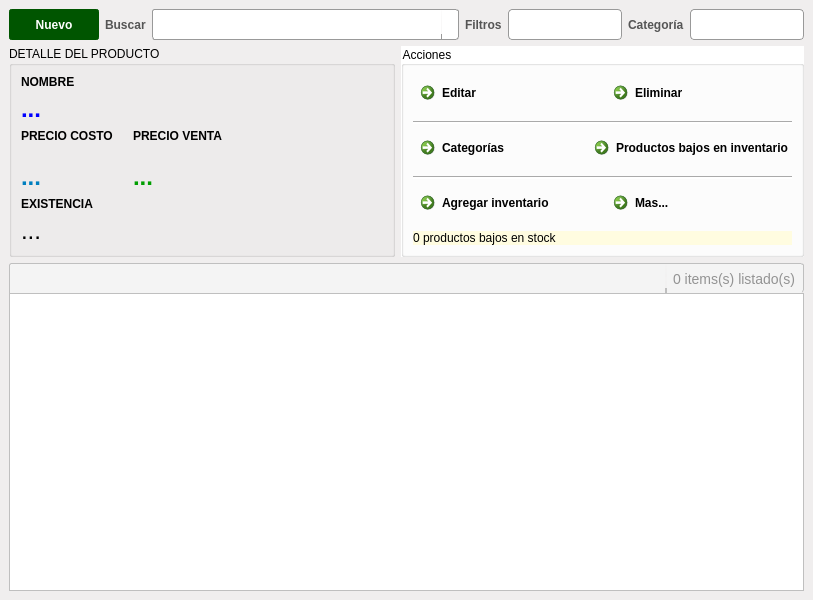
<?xml version="1.0" encoding="UTF-8"?>
<ui version="4.0">
 <class>MainWindow</class>
 <widget class="QMainWindow" name="MainWindow">
  <property name="geometry">
   <rect>
    <x>0</x>
    <y>0</y>
    <width>813</width>
    <height>600</height>
   </rect>
  </property>
  <property name="windowTitle">
   <string>MainWindow</string>
  </property>
  <property name="styleSheet">
   <string notr="true">QMainWindow{
background-color:#F0EEEE ;

border-top-left-radius: 6px 6px;
border-top-right-radius: 6px 6px;
border-bottom-right-radius: 6px 6px;
border-bottom-left-radius: 6px 6px;

}</string>
  </property>
  <widget class="QWidget" name="centralwidget">
   <layout class="QVBoxLayout" name="verticalLayout_10">
    <item>
     <layout class="QVBoxLayout" name="verticalLayout_2">
      <item>
       <layout class="QHBoxLayout" name="horizontalLayout">
        <item>
         <widget class="QPushButton" name="btAgregar">
          <property name="sizePolicy">
           <sizepolicy hsizetype="MinimumExpanding" vsizetype="Minimum">
            <horstretch>0</horstretch>
            <verstretch>0</verstretch>
           </sizepolicy>
          </property>
          <property name="maximumSize">
           <size>
            <width>90</width>
            <height>16777215</height>
           </size>
          </property>
          <property name="font">
           <font>
            <family>Ubuntu,Helvetica,sans-serif</family>
            <weight>75</weight>
            <bold>true</bold>
           </font>
          </property>
          <property name="cursor">
           <cursorShape>PointingHandCursor</cursorShape>
          </property>
          <property name="toolTip">
           <string>Agregar producto</string>
          </property>
          <property name="styleSheet">
           <string notr="true">QPushButton{
	color: white;
		
	background-color:  rgb(0, 85, 0);

    border: 2px solid rgb(0, 85, 0);
    border-radius:3px;

    padding:3px 3px;
    font:10 bold;
    font-family: Ubuntu, Helvetica, sans-serif;
}
QPushButton:pressed{	
	border: 3px solid #505050;
}</string>
          </property>
          <property name="text">
           <string>Nuevo</string>
          </property>
         </widget>
        </item>
        <item>
         <widget class="QLabel" name="label_2">
          <property name="styleSheet">
           <string notr="true">QLabel{
color:rgb(85, 85, 85);
font:bold;
font-family: Ubuntu, Helvetica, sans-serif;
}</string>
          </property>
          <property name="text">
           <string>Buscar</string>
          </property>
         </widget>
        </item>
        <item>
         <layout class="QHBoxLayout" name="horizontalLayout_5">
          <property name="spacing">
           <number>0</number>
          </property>
          <property name="sizeConstraint">
           <enum>QLayout::SetDefaultConstraint</enum>
          </property>
          <item>
           <widget class="QLineEdit" name="leBusqueda">
            <property name="sizePolicy">
             <sizepolicy hsizetype="Expanding" vsizetype="Fixed">
              <horstretch>0</horstretch>
              <verstretch>0</verstretch>
             </sizepolicy>
            </property>
            <property name="minimumSize">
             <size>
              <width>96</width>
              <height>0</height>
             </size>
            </property>
            <property name="maximumSize">
             <size>
              <width>16777215</width>
              <height>33</height>
             </size>
            </property>
            <property name="font">
             <font>
              <pointsize>16</pointsize>
             </font>
            </property>
            <property name="styleSheet">
             <string notr="true">QLineEdit { 
border: 1px solid #999999; 
padding: 2px 2px 2px 2px;
min-width: 90px;
height: 25px;

border-top-left-radius: 3px ;
border-top-right-radius: 0px solid white;
border-bottom-right-radius: 0px ;
border-bottom-left-radius: 3px;

}</string>
            </property>
           </widget>
          </item>
          <item>
           <widget class="QLabel" name="lbLupita">
            <property name="sizePolicy">
             <sizepolicy hsizetype="Fixed" vsizetype="Preferred">
              <horstretch>0</horstretch>
              <verstretch>0</verstretch>
             </sizepolicy>
            </property>
            <property name="minimumSize">
             <size>
              <width>0</width>
              <height>26</height>
             </size>
            </property>
            <property name="maximumSize">
             <size>
              <width>30</width>
              <height>33</height>
             </size>
            </property>
            <property name="font">
             <font>
              <pointsize>16</pointsize>
             </font>
            </property>
            <property name="styleSheet">
             <string notr="true">QLabel { 
background: white;
border: 1px solid #999999; 
padding: 2px 2px 2px 2px;

width:26px;

border-top-left-radius: 0px ;
border-top-right-radius: 3px;
border-bottom-right-radius: 3px;
border-bottom-left-radius: 0px;

border-left: 0px solid white;
}</string>
            </property>
            <property name="text">
             <string/>
            </property>
            <property name="pixmap">
             <pixmap>:/newPrefix/find.png</pixmap>
            </property>
            <property name="scaledContents">
             <bool>true</bool>
            </property>
            <property name="alignment">
             <set>Qt::AlignCenter</set>
            </property>
           </widget>
          </item>
         </layout>
        </item>
        <item>
         <widget class="QLabel" name="label_5">
          <property name="styleSheet">
           <string notr="true">QLabel{
color:rgb(85, 85, 85);
font:bold;
font-family: Ubuntu, Helvetica, sans-serif;
}</string>
          </property>
          <property name="text">
           <string>Filtros</string>
          </property>
         </widget>
        </item>
        <item>
         <widget class="QComboBox" name="cbCampos">
          <property name="font">
           <font>
            <family>Helvetica</family>
            <pointsize>12</pointsize>
            <italic>true</italic>
           </font>
          </property>
          <property name="styleSheet">
           <string notr="true">QComboBox {
border: 1px solid #999999; 
border-radius: 4px;
padding: 2px 2px 2px 2px;
min-width: 90px;
height: 25px;
}

QComboBox::down-arrow {
image: url(:newPrefix/arrow_down.png);
height: 10px;
}
QComboBox:editable {
background: white;
border-radius: 0px;
}
QComboBox::drop-down { border-style: none}</string>
          </property>
         </widget>
        </item>
        <item>
         <widget class="QLabel" name="label_6">
          <property name="styleSheet">
           <string notr="true">QLabel{
color:rgb(85, 85, 85);
font:bold;
font-family: Ubuntu, Helvetica, sans-serif;
}</string>
          </property>
          <property name="text">
           <string>Categoría</string>
          </property>
         </widget>
        </item>
        <item>
         <widget class="QComboBox" name="cbCategorias">
          <property name="font">
           <font>
            <family>Helvetica</family>
            <pointsize>12</pointsize>
            <italic>true</italic>
           </font>
          </property>
          <property name="styleSheet">
           <string notr="true">QComboBox {
border: 1px solid #999999; 
border-radius: 4px;
padding: 2px 2px 2px 2px;
min-width: 90px;
height: 25px;
}

QComboBox::down-arrow {
image: url(:newPrefix/arrow_down.png);
height: 10px;
}
QComboBox:editable {
background: white;
border-radius: 0px;
}
QComboBox::drop-down { border-style: none}</string>
          </property>
         </widget>
        </item>
       </layout>
      </item>
     </layout>
    </item>
    <item>
     <layout class="QHBoxLayout" name="horizontalLayout_10">
      <item>
       <widget class="QGroupBox" name="groupBox">
        <property name="sizePolicy">
         <sizepolicy hsizetype="Expanding" vsizetype="Preferred">
          <horstretch>0</horstretch>
          <verstretch>0</verstretch>
         </sizepolicy>
        </property>
        <property name="title">
         <string>DETALLE DEL PRODUCTO</string>
        </property>
        <layout class="QVBoxLayout" name="verticalLayout_8">
         <item>
          <layout class="QVBoxLayout" name="verticalLayout_4">
           <item>
            <widget class="QLabel" name="label">
             <property name="sizePolicy">
              <sizepolicy hsizetype="Expanding" vsizetype="Preferred">
               <horstretch>0</horstretch>
               <verstretch>0</verstretch>
              </sizepolicy>
             </property>
             <property name="font">
              <font>
               <weight>75</weight>
               <bold>true</bold>
              </font>
             </property>
             <property name="text">
              <string>NOMBRE</string>
             </property>
            </widget>
           </item>
           <item>
            <widget class="QLabel" name="lbProductoNombre">
             <property name="sizePolicy">
              <sizepolicy hsizetype="Expanding" vsizetype="Preferred">
               <horstretch>0</horstretch>
               <verstretch>0</verstretch>
              </sizepolicy>
             </property>
             <property name="styleSheet">
              <string notr="true">color:rgb(0, 0, 255);
font:bold;
font-size: 24px;</string>
             </property>
             <property name="text">
              <string>...</string>
             </property>
            </widget>
           </item>
          </layout>
         </item>
         <item>
          <layout class="QHBoxLayout" name="horizontalLayout_9">
           <property name="spacing">
            <number>20</number>
           </property>
           <item>
            <layout class="QVBoxLayout" name="verticalLayout_5">
             <item>
              <widget class="QLabel" name="label_3">
               <property name="sizePolicy">
                <sizepolicy hsizetype="Preferred" vsizetype="Preferred">
                 <horstretch>0</horstretch>
                 <verstretch>0</verstretch>
                </sizepolicy>
               </property>
               <property name="font">
                <font>
                 <weight>75</weight>
                 <bold>true</bold>
                </font>
               </property>
               <property name="text">
                <string>PRECIO COSTO</string>
               </property>
              </widget>
             </item>
             <item>
              <widget class="QLabel" name="lbProductoPrecioCosto">
               <property name="sizePolicy">
                <sizepolicy hsizetype="Preferred" vsizetype="Preferred">
                 <horstretch>0</horstretch>
                 <verstretch>0</verstretch>
                </sizepolicy>
               </property>
               <property name="font">
                <font>
                 <pointsize>-1</pointsize>
                 <weight>75</weight>
                 <italic>false</italic>
                 <bold>true</bold>
                </font>
               </property>
               <property name="styleSheet">
                <string notr="true">color: rgb(0, 127, 191);
font:bold;
font-size: 24px;</string>
               </property>
               <property name="text">
                <string>...</string>
               </property>
              </widget>
             </item>
            </layout>
           </item>
           <item>
            <layout class="QVBoxLayout" name="verticalLayout_7">
             <item>
              <widget class="QLabel" name="label_7">
               <property name="sizePolicy">
                <sizepolicy hsizetype="Expanding" vsizetype="Preferred">
                 <horstretch>0</horstretch>
                 <verstretch>0</verstretch>
                </sizepolicy>
               </property>
               <property name="font">
                <font>
                 <weight>75</weight>
                 <bold>true</bold>
                </font>
               </property>
               <property name="text">
                <string>PRECIO VENTA</string>
               </property>
              </widget>
             </item>
             <item>
              <widget class="QLabel" name="lbProductoPrecioVenta">
               <property name="sizePolicy">
                <sizepolicy hsizetype="Expanding" vsizetype="Preferred">
                 <horstretch>0</horstretch>
                 <verstretch>0</verstretch>
                </sizepolicy>
               </property>
               <property name="font">
                <font>
                 <pointsize>-1</pointsize>
                 <weight>75</weight>
                 <italic>false</italic>
                 <bold>true</bold>
                </font>
               </property>
               <property name="styleSheet">
                <string notr="true">color:rgb(0, 158, 0);
font:bold;
font-size: 24px;</string>
               </property>
               <property name="text">
                <string>...</string>
               </property>
              </widget>
             </item>
            </layout>
           </item>
          </layout>
         </item>
         <item>
          <layout class="QVBoxLayout" name="verticalLayout_6">
           <item>
            <widget class="QLabel" name="label_4">
             <property name="sizePolicy">
              <sizepolicy hsizetype="Expanding" vsizetype="Preferred">
               <horstretch>0</horstretch>
               <verstretch>0</verstretch>
              </sizepolicy>
             </property>
             <property name="font">
              <font>
               <weight>75</weight>
               <bold>true</bold>
              </font>
             </property>
             <property name="text">
              <string>EXISTENCIA</string>
             </property>
            </widget>
           </item>
           <item>
            <widget class="QLabel" name="lbProductoExistencia">
             <property name="sizePolicy">
              <sizepolicy hsizetype="Expanding" vsizetype="Preferred">
               <horstretch>0</horstretch>
               <verstretch>0</verstretch>
              </sizepolicy>
             </property>
             <property name="font">
              <font>
               <pointsize>18</pointsize>
              </font>
             </property>
             <property name="text">
              <string>...</string>
             </property>
            </widget>
           </item>
          </layout>
         </item>
        </layout>
       </widget>
      </item>
      <item>
       <widget class="QGroupBox" name="groupBox_2">
        <property name="styleSheet">
         <string notr="true">background-color: rgb(255, 255, 255);</string>
        </property>
        <property name="title">
         <string>Acciones</string>
        </property>
        <layout class="QVBoxLayout" name="verticalLayout_9">
         <item>
          <layout class="QVBoxLayout" name="verticalLayout_3">
           <item>
            <layout class="QHBoxLayout" name="horizontalLayout_7">
             <item>
              <widget class="QCommandLinkButton" name="btEditar">
               <property name="sizePolicy">
                <sizepolicy hsizetype="Preferred" vsizetype="Fixed">
                 <horstretch>0</horstretch>
                 <verstretch>0</verstretch>
                </sizepolicy>
               </property>
               <property name="minimumSize">
                <size>
                 <width>0</width>
                 <height>0</height>
                </size>
               </property>
               <property name="cursor">
                <cursorShape>PointingHandCursor</cursorShape>
               </property>
               <property name="toolTip">
                <string>Editar producto seleccionado</string>
               </property>
               <property name="text">
                <string>Editar</string>
               </property>
               <property name="icon">
                <iconset resource="../GUI/images_rc/icons.qrc">
                 <normaloff>:/newPrefix/edit.png</normaloff>:/newPrefix/edit.png</iconset>
               </property>
              </widget>
             </item>
             <item>
              <widget class="QCommandLinkButton" name="btEliminar">
               <property name="sizePolicy">
                <sizepolicy hsizetype="Preferred" vsizetype="Fixed">
                 <horstretch>0</horstretch>
                 <verstretch>0</verstretch>
                </sizepolicy>
               </property>
               <property name="minimumSize">
                <size>
                 <width>0</width>
                 <height>0</height>
                </size>
               </property>
               <property name="cursor">
                <cursorShape>PointingHandCursor</cursorShape>
               </property>
               <property name="toolTip">
                <string>&lt;html&gt;&lt;head/&gt;&lt;body&gt;&lt;p&gt;Eliminar producto seleccionado&lt;/p&gt;&lt;/body&gt;&lt;/html&gt;</string>
               </property>
               <property name="styleSheet">
                <string notr="true"/>
               </property>
               <property name="text">
                <string>Eliminar</string>
               </property>
               <property name="icon">
                <iconset resource="../GUI/images_rc/icons.qrc">
                 <normaloff>:/newPrefix/del.png</normaloff>:/newPrefix/del.png</iconset>
               </property>
              </widget>
             </item>
            </layout>
           </item>
           <item>
            <widget class="Line" name="line">
             <property name="sizePolicy">
              <sizepolicy hsizetype="Preferred" vsizetype="Fixed">
               <horstretch>0</horstretch>
               <verstretch>0</verstretch>
              </sizepolicy>
             </property>
             <property name="orientation">
              <enum>Qt::Horizontal</enum>
             </property>
            </widget>
           </item>
           <item>
            <layout class="QHBoxLayout" name="horizontalLayout_3">
             <item>
              <widget class="QCommandLinkButton" name="btCategorias">
               <property name="sizePolicy">
                <sizepolicy hsizetype="Preferred" vsizetype="Fixed">
                 <horstretch>0</horstretch>
                 <verstretch>0</verstretch>
                </sizepolicy>
               </property>
               <property name="minimumSize">
                <size>
                 <width>0</width>
                 <height>0</height>
                </size>
               </property>
               <property name="cursor">
                <cursorShape>PointingHandCursor</cursorShape>
               </property>
               <property name="text">
                <string>Categorías</string>
               </property>
               <property name="icon">
                <iconset resource="../GUI/images_rc/icons.qrc">
                 <normaloff>:/newPrefix/gnome-sticky-notes-applet.png</normaloff>:/newPrefix/gnome-sticky-notes-applet.png</iconset>
               </property>
              </widget>
             </item>
             <item>
              <widget class="QCommandLinkButton" name="btProductosBajosEnStock">
               <property name="sizePolicy">
                <sizepolicy hsizetype="Preferred" vsizetype="Fixed">
                 <horstretch>0</horstretch>
                 <verstretch>0</verstretch>
                </sizepolicy>
               </property>
               <property name="minimumSize">
                <size>
                 <width>0</width>
                 <height>0</height>
                </size>
               </property>
               <property name="cursor">
                <cursorShape>PointingHandCursor</cursorShape>
               </property>
               <property name="toolTip">
                <string>Listar los productos bajos en el inventario</string>
               </property>
               <property name="text">
                <string>Productos bajos en inventario</string>
               </property>
               <property name="icon">
                <iconset resource="../GUI/images_rc/icons.qrc">
                 <normaloff>:/newPrefix/csv.png</normaloff>:/newPrefix/csv.png</iconset>
               </property>
               <property name="checkable">
                <bool>true</bool>
               </property>
              </widget>
             </item>
            </layout>
           </item>
           <item>
            <widget class="Line" name="line_2">
             <property name="sizePolicy">
              <sizepolicy hsizetype="Preferred" vsizetype="Fixed">
               <horstretch>0</horstretch>
               <verstretch>0</verstretch>
              </sizepolicy>
             </property>
             <property name="orientation">
              <enum>Qt::Horizontal</enum>
             </property>
            </widget>
           </item>
           <item>
            <layout class="QHBoxLayout" name="horizontalLayout_8">
             <item>
              <widget class="QCommandLinkButton" name="btAgregarInventario">
               <property name="sizePolicy">
                <sizepolicy hsizetype="Preferred" vsizetype="Fixed">
                 <horstretch>0</horstretch>
                 <verstretch>0</verstretch>
                </sizepolicy>
               </property>
               <property name="minimumSize">
                <size>
                 <width>0</width>
                 <height>0</height>
                </size>
               </property>
               <property name="cursor">
                <cursorShape>PointingHandCursor</cursorShape>
               </property>
               <property name="toolTip">
                <string>Aumentar stock al producto seleccionado</string>
               </property>
               <property name="styleSheet">
                <string notr="true"/>
               </property>
               <property name="text">
                <string>Agregar inventario</string>
               </property>
               <property name="icon">
                <iconset resource="../GUI/images_rc/icons.qrc">
                 <normaloff>:/newPrefix/add.png</normaloff>:/newPrefix/add.png</iconset>
               </property>
              </widget>
             </item>
             <item>
              <widget class="QCommandLinkButton" name="clbMas">
               <property name="text">
                <string>Mas...</string>
               </property>
              </widget>
             </item>
            </layout>
           </item>
           <item>
            <widget class="QLabel" name="lbProductosBajosExistencia">
             <property name="sizePolicy">
              <sizepolicy hsizetype="Preferred" vsizetype="Maximum">
               <horstretch>0</horstretch>
               <verstretch>0</verstretch>
              </sizepolicy>
             </property>
             <property name="styleSheet">
              <string notr="true">background-color: rgb(255, 252, 224);</string>
             </property>
             <property name="text">
              <string>0 productos bajos en stock</string>
             </property>
            </widget>
           </item>
          </layout>
         </item>
        </layout>
       </widget>
      </item>
     </layout>
    </item>
    <item>
     <layout class="QVBoxLayout" name="verticalLayout">
      <property name="spacing">
       <number>0</number>
      </property>
      <item>
       <layout class="QHBoxLayout" name="horizontalLayout_6" stretch="4">
        <property name="spacing">
         <number>6</number>
        </property>
        <item>
         <layout class="QHBoxLayout" name="horizontalLayout_4">
          <property name="spacing">
           <number>0</number>
          </property>
          <item>
           <widget class="QLabel" name="lbTitulo">
            <property name="sizePolicy">
             <sizepolicy hsizetype="Expanding" vsizetype="Minimum">
              <horstretch>0</horstretch>
              <verstretch>0</verstretch>
             </sizepolicy>
            </property>
            <property name="minimumSize">
             <size>
              <width>42</width>
              <height>0</height>
             </size>
            </property>
            <property name="styleSheet">
             <string notr="true">QLabel {
color: #252424;
background-color:rgb(244, 244, 244);

padding:3px;
font: bold 20px;
font-family: Ubuntu, Helvetica, sans-serif;
border: 1px solid #BFBFBF;

border-bottom: 0px solid white;
border-top-left-radius: 3px ;
border-top-right-radius: 0px solid white;
border-bottom-right-radius: 0px ;

}</string>
            </property>
            <property name="text">
             <string>&lt;Nombre lista&gt;</string>
            </property>
           </widget>
          </item>
          <item>
           <widget class="QLabel" name="lbCantidadItems">
            <property name="sizePolicy">
             <sizepolicy hsizetype="Preferred" vsizetype="Preferred">
              <horstretch>0</horstretch>
              <verstretch>0</verstretch>
             </sizepolicy>
            </property>
            <property name="minimumSize">
             <size>
              <width>42</width>
              <height>0</height>
             </size>
            </property>
            <property name="styleSheet">
             <string notr="true">QLabel {
color: rgb(147, 147, 147);
background-color:rgb(244, 244, 244);

padding:3px;
font: 14px;
font-family: Ubuntu, Helvetica, sans-serif;
border: 1px solid #BFBFBF;

border-top-left-radius: 0px solid rgb(244, 244, 244);
border-top-right-radius: 3px;
border-bottom-right-radius: 3px;
border-bottom-left-radius: 0px;
border-bottom: 0px solid white;
}</string>
            </property>
            <property name="text">
             <string>0 items(s) listado(s)</string>
            </property>
           </widget>
          </item>
         </layout>
        </item>
       </layout>
      </item>
      <item>
       <layout class="QHBoxLayout" name="horizontalLayout_2" stretch="4">
        <property name="spacing">
         <number>6</number>
        </property>
        <item>
         <widget class="QTableWidget" name="twDatos">
          <property name="sizePolicy">
           <sizepolicy hsizetype="Preferred" vsizetype="Expanding">
            <horstretch>0</horstretch>
            <verstretch>0</verstretch>
           </sizepolicy>
          </property>
          <property name="font">
           <font>
            <family>Ubuntu,Helvetica,sans-serif</family>
            <pointsize>13</pointsize>
           </font>
          </property>
          <property name="styleSheet">
           <string notr="true">QHeaderView::section {
border-radius: 3px;
padding: 2px 4px 2px 4px;

/* Fuente */
color: #3A3939;
text-align: left;
font-family: Ubuntu, Helvetica, sans-serif;

background-color:rgb(244, 244, 244);
/*qlineargradient(spread:reflect, x1:1, y1:1, x2:1, y2:0, stop:0 rgba(240, 240, 240, 255), stop:0.509174 rgba(250, 250, 250, 255), stop:0.963303 rgba(255, 255, 255, 255));*/
/* Bordes */
border-bottom: 1px solid #E3E3E3;
border-top: 1px solid #FFFFFF;
padding:6px;
border-top-left-radius: 0px;

}

QTableWidget{
font-family: Ubuntu, Helvetica, sans-serif;
/*font-size: 12px;*/
text-align: left;

border: 1px solid #BFBFBF;

}</string>
          </property>
          <property name="frameShape">
           <enum>QFrame::Box</enum>
          </property>
          <property name="lineWidth">
           <number>0</number>
          </property>
          <property name="editTriggers">
           <set>QAbstractItemView::AnyKeyPressed</set>
          </property>
          <property name="alternatingRowColors">
           <bool>true</bool>
          </property>
          <property name="selectionMode">
           <enum>QAbstractItemView::SingleSelection</enum>
          </property>
          <property name="selectionBehavior">
           <enum>QAbstractItemView::SelectRows</enum>
          </property>
          <property name="textElideMode">
           <enum>Qt::ElideLeft</enum>
          </property>
          <property name="verticalScrollMode">
           <enum>QAbstractItemView::ScrollPerItem</enum>
          </property>
          <property name="horizontalScrollMode">
           <enum>QAbstractItemView::ScrollPerItem</enum>
          </property>
          <property name="showGrid">
           <bool>true</bool>
          </property>
          <property name="gridStyle">
           <enum>Qt::NoPen</enum>
          </property>
          <property name="sortingEnabled">
           <bool>true</bool>
          </property>
          <property name="wordWrap">
           <bool>true</bool>
          </property>
          <property name="cornerButtonEnabled">
           <bool>false</bool>
          </property>
          <attribute name="horizontalHeaderVisible">
           <bool>true</bool>
          </attribute>
          <attribute name="horizontalHeaderCascadingSectionResizes">
           <bool>false</bool>
          </attribute>
          <attribute name="horizontalHeaderHighlightSections">
           <bool>false</bool>
          </attribute>
          <attribute name="horizontalHeaderShowSortIndicator" stdset="0">
           <bool>true</bool>
          </attribute>
          <attribute name="horizontalHeaderStretchLastSection">
           <bool>true</bool>
          </attribute>
          <attribute name="verticalHeaderVisible">
           <bool>false</bool>
          </attribute>
          <attribute name="verticalHeaderCascadingSectionResizes">
           <bool>true</bool>
          </attribute>
          <attribute name="verticalHeaderDefaultSectionSize">
           <number>24</number>
          </attribute>
          <attribute name="verticalHeaderHighlightSections">
           <bool>false</bool>
          </attribute>
          <attribute name="verticalHeaderShowSortIndicator" stdset="0">
           <bool>false</bool>
          </attribute>
          <attribute name="verticalHeaderStretchLastSection">
           <bool>false</bool>
          </attribute>
         </widget>
        </item>
       </layout>
      </item>
     </layout>
    </item>
   </layout>
  </widget>
 </widget>
 <resources>
  <include location="../GUI/images_rc/icons.qrc"/>
 </resources>
 <connections>
  <connection>
   <sender>cbCampos</sender>
   <signal>currentIndexChanged(int)</signal>
   <receiver>leBusqueda</receiver>
   <slot>setFocus()</slot>
   <hints>
    <hint type="sourcelabel">
     <x>675</x>
     <y>23</y>
    </hint>
    <hint type="destinationlabel">
     <x>406</x>
     <y>23</y>
    </hint>
   </hints>
  </connection>
 </connections>
</ui>
